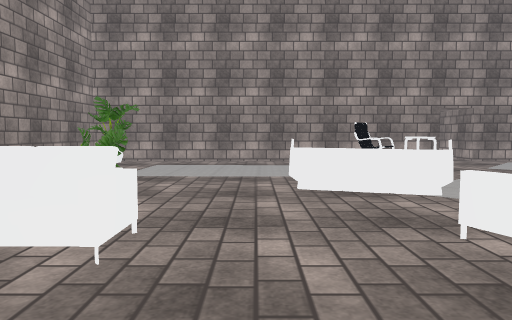
view 1 (above)

23 first-person views from a walk through a scene from a Unity 3-D project. The camera is 1.2 m above the floor, tilts 4° down and sees 70° across. The floor is counted in squares, 2 m on a side. Each view is taken from the middle of a square. On the plan, view 1 faces up. The plan holds only what a view shows up to about 10 squares ahead; the rest is blank. The place goes on beyond the plan. The player character is not drawn. Door leaves are left out, so doorways stand open. Some surface patterns are stand-ins.

view 2
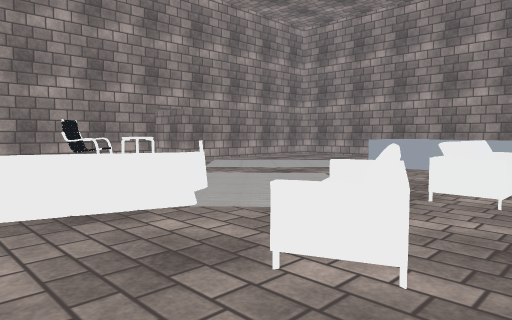

view 3
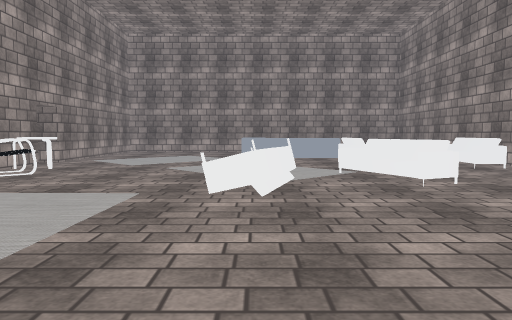

view 4
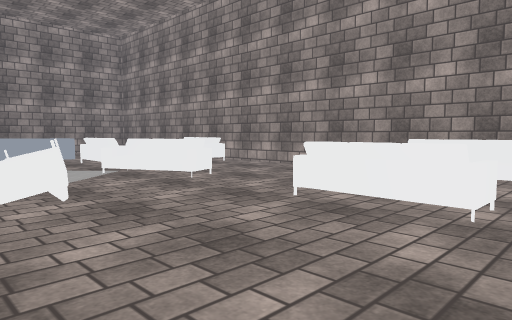

view 5
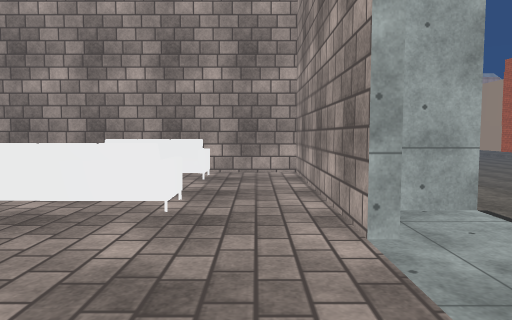

view 6
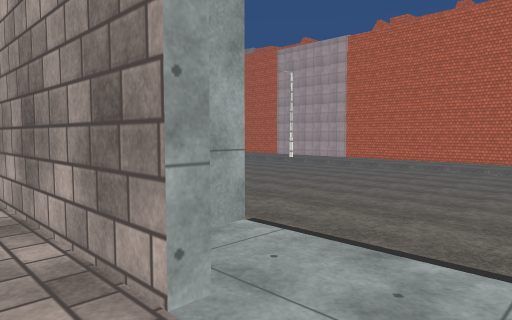

view 7
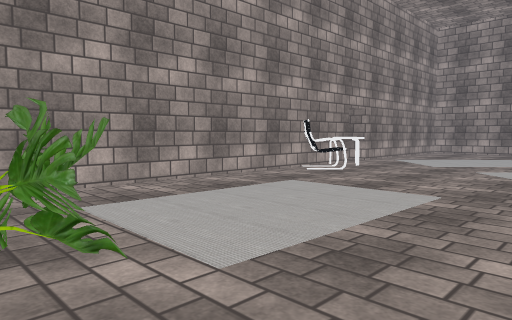

view 8
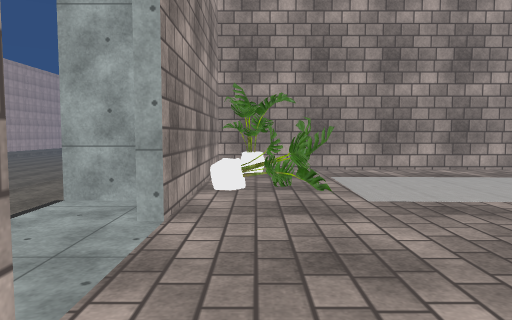

view 9
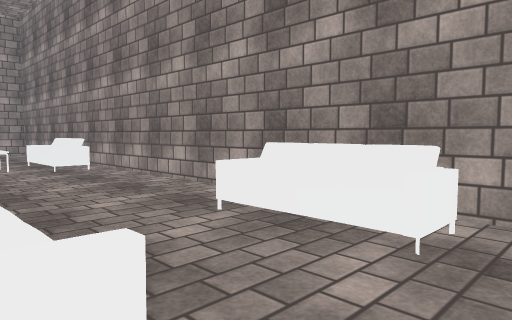

view 10
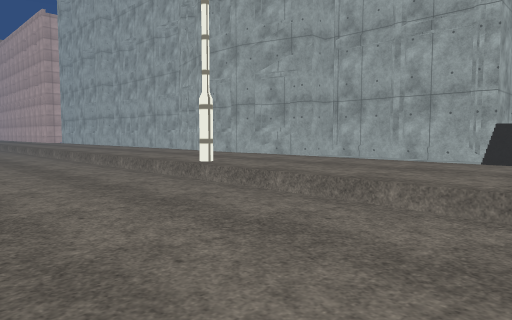

view 11
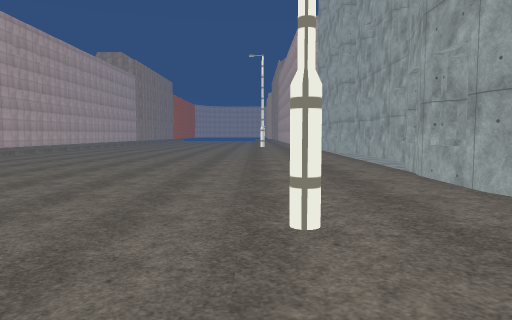

view 12
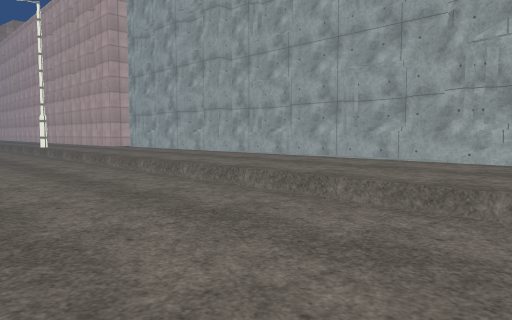

view 13
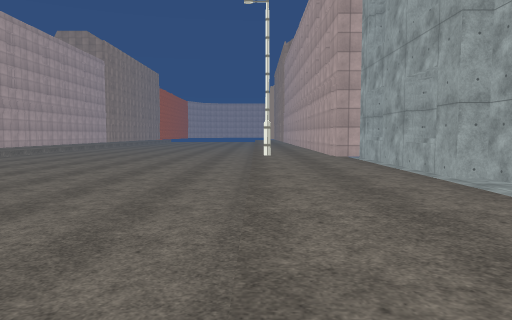

view 14
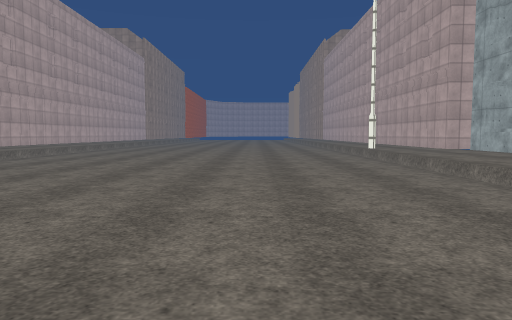

view 15
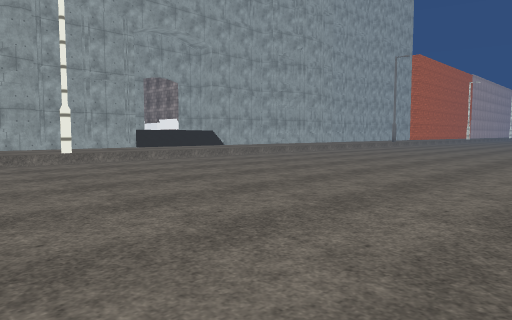

view 16
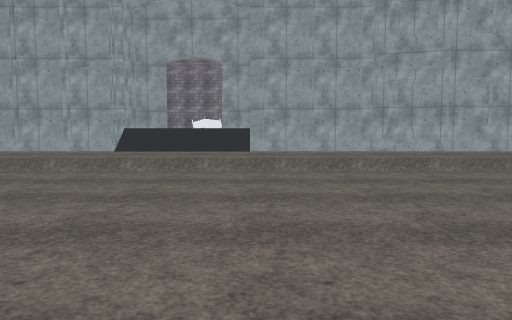

view 17
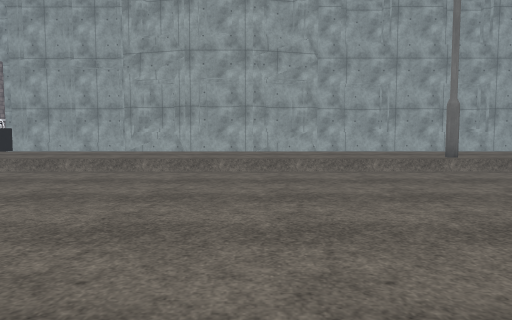

view 18
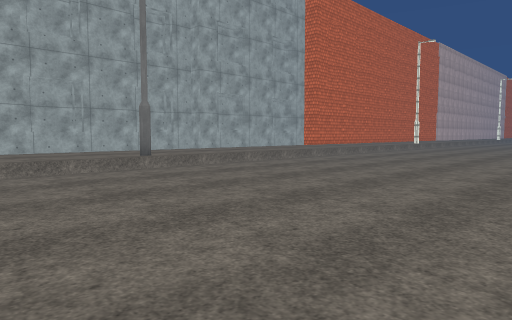

view 19
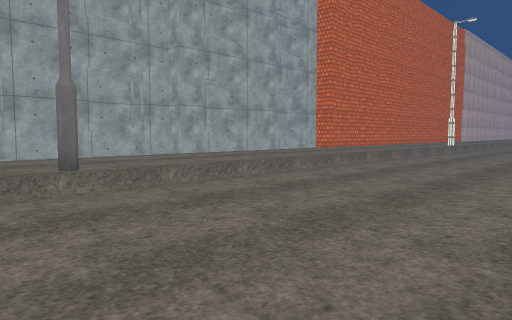

view 20
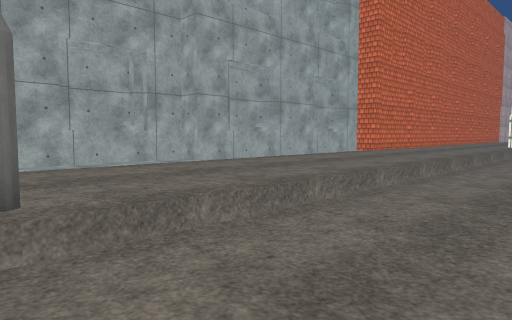

view 21
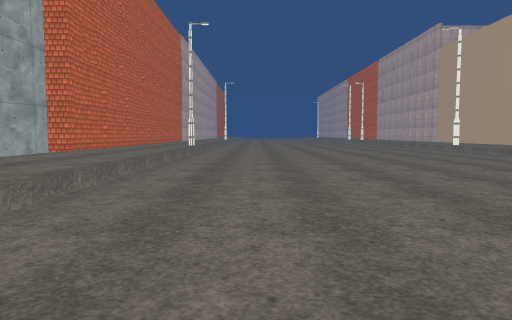

view 22
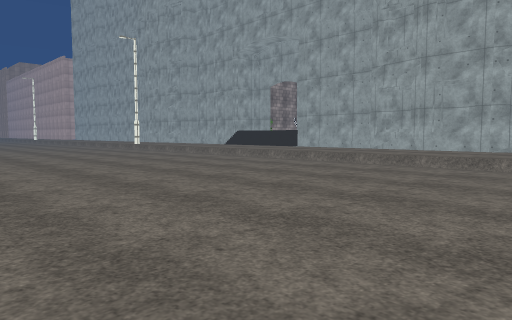

view 23
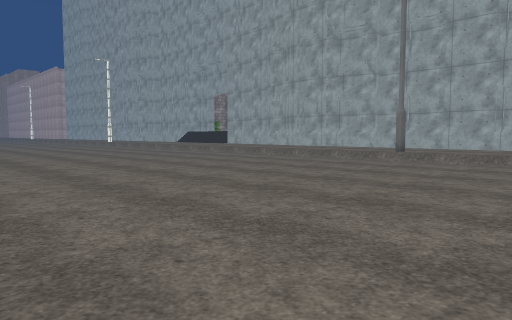

### Floor plan
Key: @ floor where view 1 was taken; # wall or solid block; . main floor; : floor 0.5 m higher than the main floor; + floor 1.5 m higher than the main floor; / step, stairs or slope; D open door; ^ raised ledge; A armchair; T table; P plant; S sofa; O other object.
Columns run from 17 left of view 1 to 7 right of it. Each row starts with its distance up from view 1.
 23 /......../:##
 22 /......../::#
 21 /......../::#
 20  ......../::#
 19   ......./::#
 18   ......./::#
 17    ....../::^#
 16    ....../::##
 15    ....../::##
 14    ....../::^#
 13     ...../::#
 12      ..../::#
 11  ......../::#
 10  ......../::#
  9  ......../::#         ##
  8  ........#::########ATD##
  7   ......./::/#+++++++++++
  6   ......./::/#P++++++++++
  5   ......./::/#+++++++++++
  4   ......./::/+++++SS  ++O
  3   ......./:://++++++++++O
  2   ......./::/#+SS+SSSSS+O
  1    ....../::/#+++++++O+
  0    ....../::##+SS@+++SS++
 -1    ....../::#############
 -2    ....../::#
 -3   ......./::#
 -4   ......./::#
 -5   ......./::#
 -6   ......./::#
 -7   .......#::##
 -8  ......../::##
 -9  ......../::^#
-10  ......../::##
-11  ......../::#
-12    ....../::#
-13    ....../::#
-14   ......./::#
-15  ......../::#
-16  ......../::#
-17  ......../::#

Where each view was taken, in squares from view 1:
view 1: 0 up, 0 right, facing up
view 2: 1 up, 0 right, facing up-right
view 3: 4 up, 3 left, facing right
view 4: 5 up, 3 left, facing down-right
view 5: 5 up, 3 left, facing down
view 6: 4 up, 3 left, facing down-left
view 7: 4 up, 3 left, facing up-right
view 8: 2 up, 3 left, facing up
view 9: 2 up, 3 left, facing down-right
view 10: 4 up, 11 left, facing up-right
view 11: 6 up, 8 left, facing up
view 12: 11 up, 11 left, facing up-right
view 13: 13 up, 8 left, facing up
view 14: 13 up, 11 left, facing up
view 15: 11 up, 16 left, facing down-right
view 16: 2 up, 14 left, facing right
view 17: 4 down, 14 left, facing right
view 18: 4 down, 14 left, facing down-right
view 19: 6 down, 12 left, facing down-right
view 20: 7 down, 10 left, facing down-right
view 21: 7 down, 10 left, facing down
view 22: 6 down, 15 left, facing up-right
view 23: 11 down, 16 left, facing up-right
